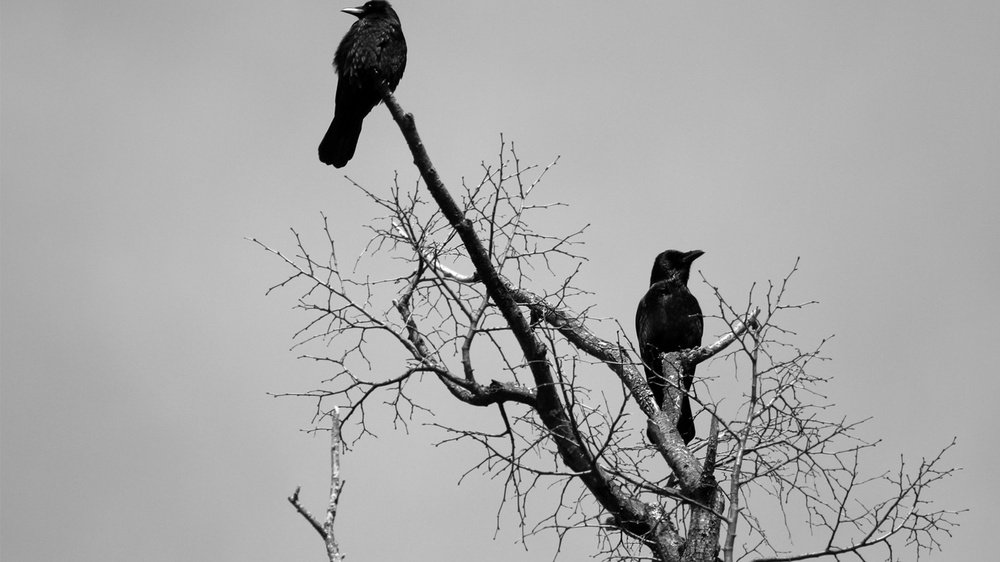
%> input picture Processamento Digital de Imagens/Exemplos_Professor/Exemplo_Ruidos.jpg, 1000 x 562 px, shrunk from 1366 x 768 before the run
$ octave Exemplo_Ruido_Gaussiano.m   (GNU Octave 9; MATLAB toolbox functions it lacks are replaced by stand-ins)
%> lines starting %> are read from the running program, lines starting %| are printed output that depends on the picture
clear all;
clc;

original=imread('Exemplo_Ruidos.jpg');
%> original is the input picture: size 562x1000 uint8; min 0, max 255, mean 167.1
ruidogauss=imnoise(original, 'gaussian');
restaurada=medfilt2(ruidogauss, [5 5]);
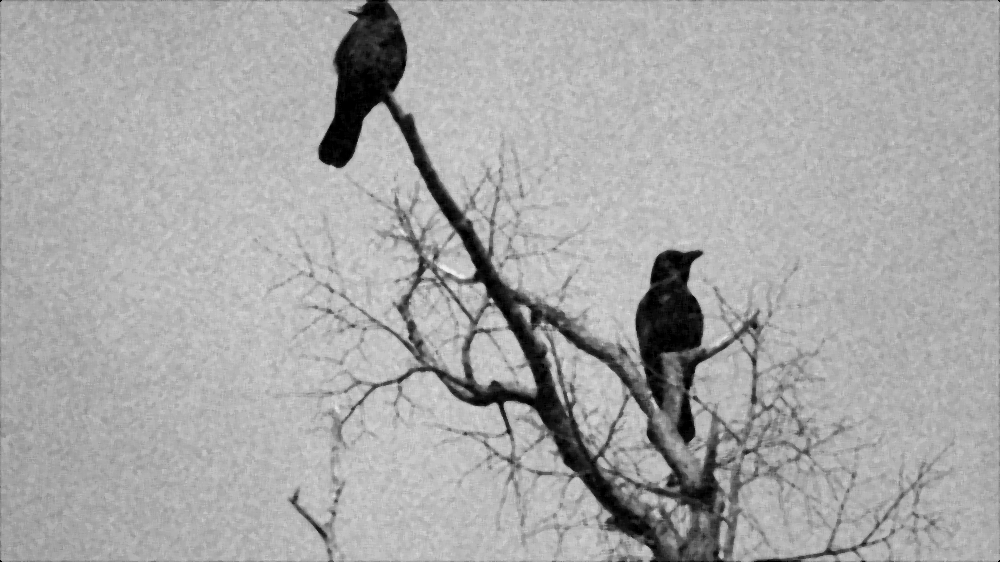
%> restaurada: size 562x1000 uint8; min 0, max 241, mean 167.5
diferenca=imsubtract(original, restaurada);
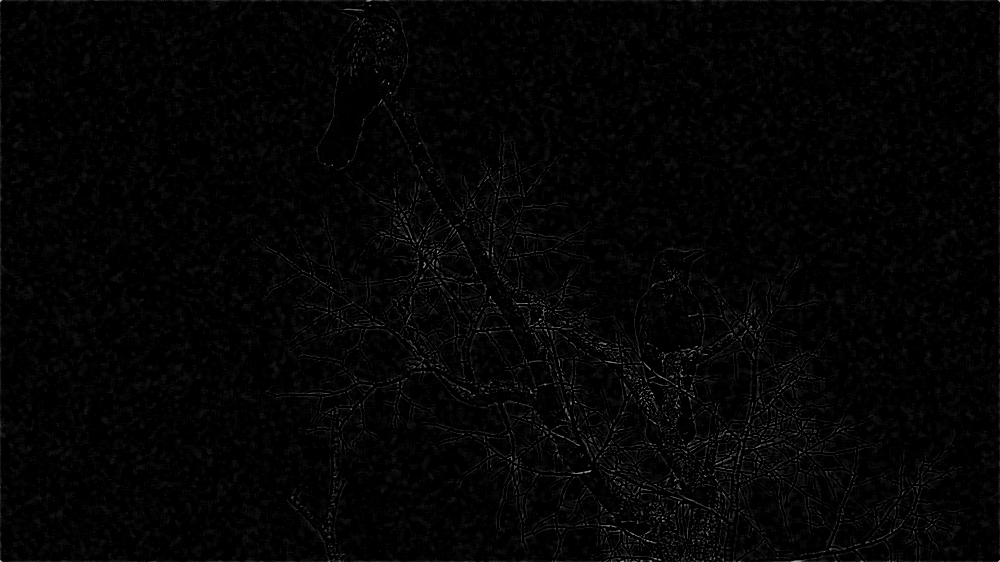
%> diferenca: size 562x1000 uint8; min 0, max 172, mean 4.3
figure; imshow(original); title('Imagem Original');
figure; imshow(ruidogauss); title('Ruido Gaussiano');
figure; imshow(restaurada); title('Imagem Restaurada');
figure; imshow(diferenca); title('Diferenca entre Original e Restaurada');
